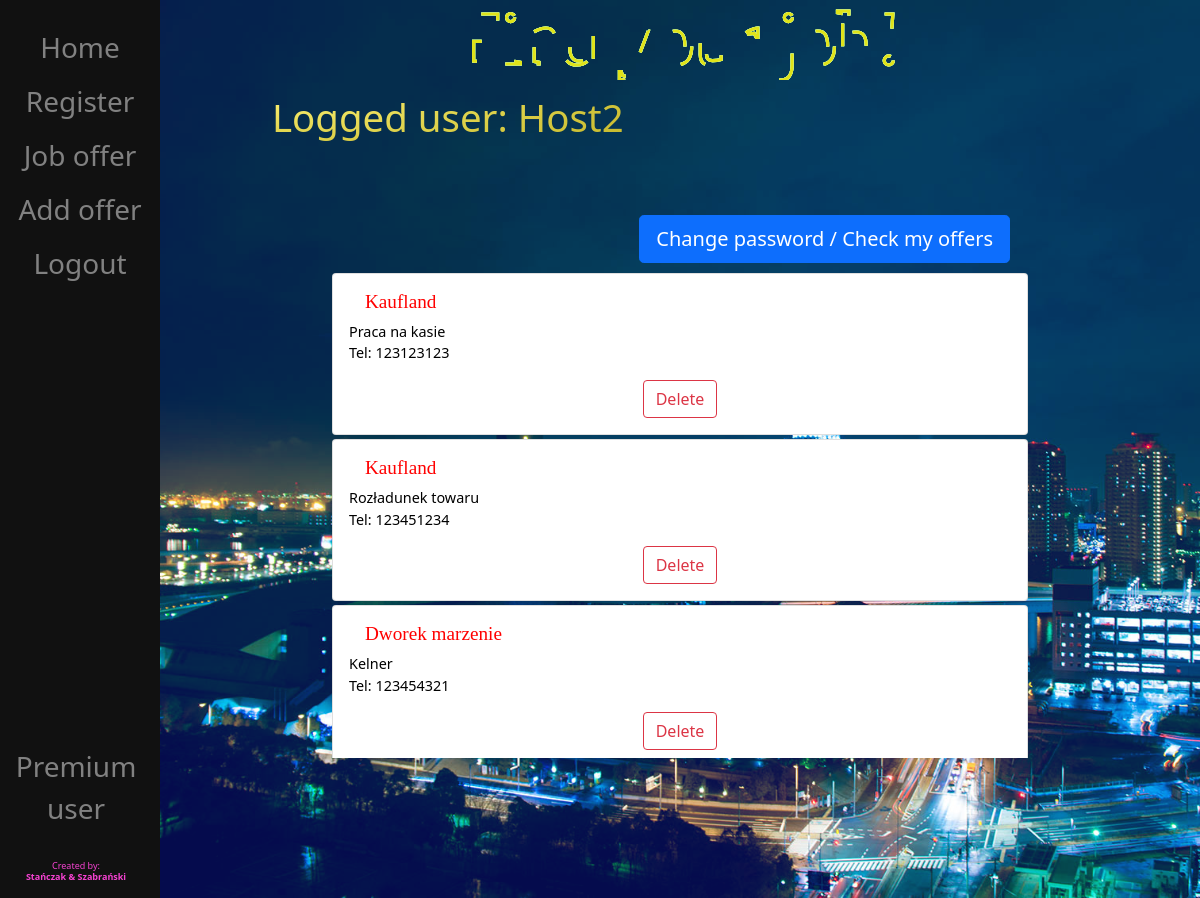
Screenshot of /?page=2 (signed in) with the database file from the repository.
### SZO/models.py (models this page shows, shortened)
class JobOffer(models.Model):
    user = models.ForeignKey(User, on_delete=models.CASCADE)
    title = models.CharField(max_length=40)
    text = models.CharField(max_length=1000)
    city = models.CharField(max_length=100, default='Warszawa')
    tel_number = models.CharField(max_length=9)
    def getText(self):
        return self.text
    def getTitle(self):
        return self.title
    def getTel(self):
        return self.tel_number
    def getUsername(self):
        return str(self.user)

### SZO/views.py (the view)
# urls.py: path("", views.home, name="home"),
def home(request):
    offers = JobOffer.objects.all()
    perPage = 3
    p = Paginator(offers, perPage)
    page = request.GET.get('page')
    offersList = p.get_page(page)
    if request.method == 'POST':
        form = PasswordChangeForm(request.user, request.POST)
        if form.is_valid():
            user = form.save()
            update_session_auth_hash(request, user)
            messages.success(request, 'Your password was successfully updated!')
            return redirect('/')
        else:
            form = PasswordChangeForm()
    else:
        form = PasswordChangeForm(request.user)
        return render(request, 'SZO/home.html',
                      {'form': form,
                       "offers": offers,
                       "offersList": offersList}
                      )

### SZO/templates/SZO/home.html (shortened to what this page needs)
{% extends 'SZO/base.html' %}
{% load static %}
{% load crispy_forms_tags %}
{% block content %}
<head>
    <link href="{% static 'advs.css' %}" rel="stylesheet">
</head>
{% if user.is_authenticated %}
<header>
    <h1 class="header-1">Logged user: {{user}}</h1>
</header>
<div class="switch">
    <button onclick="toggle();" class="btn btn-lg btn-primary btn-block">Change password / Check my offers</button>
</div>
<div class="jobOffer">
    <form id="myOwnOffer">
        {% if user.groups.all.0.name == 'host' %}
        {% for offer in offers %}
        {% if request.user.username == offer.getUsername %}
        <div class="card">
            <div class="card-body">
                <h5>{{ offer.getTitle }}</h5>
                <p class="single-offer">{{ offer.getText }}<br>
                    Tel: {{ offer.getTel }}</p>
                <div class="delete"><a href="{% url 'delete' offer.id %}" class="btn btn-outline-danger">Delete</a></div>
            </div>
        </div>
        {% endif %}
        {% endfor %}
        {% endif %}
    </form>
</div>
{% else %}
<div class="notLogged">
    <h1>You are not logged in!</h1><br>
    <p>Login to use website <a href="/login">here</a></p>
</div>
{% endif %}
{% endblock %}

### SZO/static/base.css (style rules this page uses)
html, body { width: 100%; height: 100%; overflow: hidden; background-color: #021027; }
html, .main { //background-color: rgb(170, 216, 44); color: #f1f1f1; }
header { width: 100%; height: 15vh; display: inline-block; flex-direction: column; align-items: center; }
header h1 { position: relative; left: 10%; width: 80%; height: 100%; margin-top: 1.2vw; font-size: 3.2vw; color: transparent; -webkit-background-clip: text; background-clip: text; }
header .header-1 { background-image: repeating-radial-gradient(farthest-side at 2px 8px, #faee6e, #c7ba2e, #786f0d); }

### SZO/static/advs.css (style rules this page uses)
h5 { font-size: 1.6vw; font-family: Copperplate, Papyrus, fantasy; color:red; margin-left:16px; }
.switch { position:relative; display:flex; z-index:1; align-items:right; justify-content:right; margin-right: 30vw; }
div.delete { position:relative; display:flex; align-items:center; justify-content:center; }
div.jobOffer { overflow-y: scroll; overflow-x: hidden; margin-left: 20px; margin-right: 20px; margin-top: 10px; margin-bottom: 10px; width: 60vw; height: 54vh; }
div.card { margin-bottom:4px; }
div.card-body { color:black; font-size:1.2vw; }
* { overflow-y: scroll; overflow-x: hidden; }

### rows the page displays
JobOffer: getTitle "Kaufland", getText "Praca na kasie", getTel "123123123"
JobOffer: getTitle "Kaufland", getText "Rozładunek towaru", getTel "123451234"
JobOffer: getTitle "Dworek marzenie", getText "Kelner", getTel "123454321"
